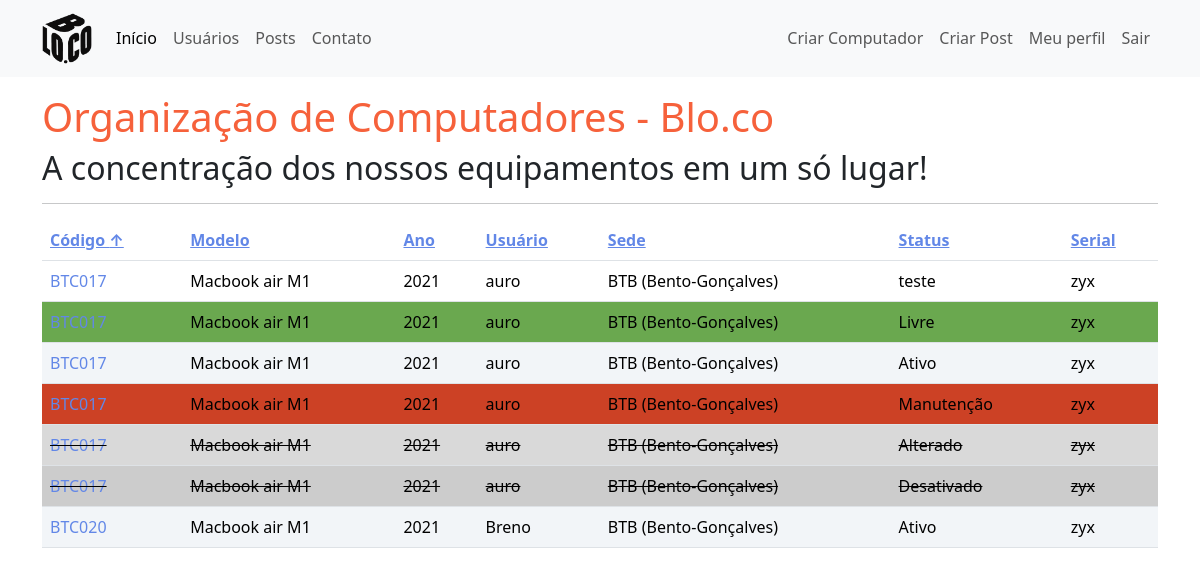
The app's page / (signed in) with its own data.
### organizacaocomputadores/models.py (models this page shows)
class Computador(database.Model):
    id = database.Column(database.Integer, primary_key=True)
    codigo = database.Column(database.String(20), nullable=False)
    modelo = database.Column(database.String(100), nullable=False)
    ano = database.Column(database.Integer, nullable=False)
    username = database.Column(database.String(50), nullable=False)
    sede = database.Column(database.String(100), nullable=False)
    status = database.Column(database.String(20), nullable=False)
    serial = database.Column(database.String(20), nullable=False)
    data_criacao = database.Column(database.DateTime, nullable=False, default=datetime.utcnow)
    id_usuario = database.Column(database.Integer, database.ForeignKey('usuario.id'), nullable=False)

### organizacaocomputadores/routes.py (the view, shortened to what this page needs)
@app.route("/")
@login_required
def home():
    order_by = request.args.get('order_by', 'codigo')  # Recebe o parâmetro de ordenação
    sort_order = request.args.get('sort_order', 'asc')  # Recebe o parâmetro de ordem de classificação
    computadores = None
    if sort_order == 'asc':  # Verifica a ordem de classificação
        if order_by == 'codigo':
            computadores = Computador.query.order_by(Computador.codigo.asc()).all()
        elif order_by == 'modelo':
            computadores = Computador.query.order_by(Computador.modelo.asc()).all()
        elif order_by == 'ano':
            computadores = Computador.query.order_by(Computador.ano.asc()).all()
        elif order_by == 'username':
            computadores = Computador.query.order_by(Computador.username.asc()).all()
        elif order_by == 'sede':
            computadores = Computador.query.order_by(Computador.sede.asc()).all()
        elif order_by == 'status':
            computadores = Computador.query.order_by(Computador.status.asc()).all()
        elif order_by == 'serial':
            computadores = Computador.query.order_by(Computador.serial.asc()).all()
    next_sort_order = 'asc' if sort_order == 'desc' else 'desc'
    return render_template('home.html', computadores=computadores, order_by=order_by, sort_order=sort_order,
                           next_sort_order=next_sort_order)

### organizacaocomputadores/models.py (called while the page is built)
@login_manager.user_loader
def load_usuario(id_usuario):
    return Usuario.query.get(int(id_usuario))

### organizacaocomputadores/templates/home.html
{% extends 'base.html' %}
{% block body %}
<div class="container mt-3">
    <h1 style="color:#f6613b">Organização de Computadores - Blo.co</h1>
    <h2>A concentração dos nossos equipamentos em um só lugar!</h2>
    <hr>
    <table class="table">
        <thead>
            <tr>
                <th><a class="titulo" href="{{ url_for('home', order_by='codigo', sort_order=next_sort_order) }}">Código {% if order_by == 'codigo' %} {% if sort_order == 'asc' %}&uarr;{% else %}&darr;{% endif %} {% endif %}</a></th>
                <th><a class="titulo" href="{{ url_for('home', order_by='modelo', sort_order=next_sort_order) }}">Modelo {% if order_by == 'modelo' %} {% if sort_order == 'asc' %}&uarr;{% else %}&darr;{% endif %} {% endif %}</a></th>
                <th><a class="titulo" href="{{ url_for('home', order_by='ano', sort_order=next_sort_order) }}">Ano {% if order_by == 'ano' %} {% if sort_order == 'asc' %}&uarr;{% else %}&darr;{% endif %} {% endif %}</a></th>
                <th><a class="titulo" href="{{ url_for('home', order_by='username', sort_order=next_sort_order) }}">Usuário {% if order_by == 'username' %} {% if sort_order == 'asc' %}&uarr;{% else %}&darr;{% endif %} {% endif %}</a></th>
                <th><a class="titulo" href="{{ url_for('home', order_by='sede', sort_order=next_sort_order) }}">Sede {% if order_by == 'sede' %} {% if sort_order == 'asc' %}&uarr;{% else %}&darr;{% endif %} {% endif %}</a></th>
                <th><a class="titulo" href="{{ url_for('home', order_by='status', sort_order=next_sort_order) }}">Status {% if order_by == 'status' %} {% if sort_order == 'asc' %}&uarr;{% else %}&darr;{% endif %} {% endif %}</a></th>
                <th><a class="titulo" href="{{ url_for('home', order_by='serial', sort_order=next_sort_order) }}">Serial {% if order_by == 'serial' %} {% if sort_order == 'asc' %}&uarr;{% else %}&darr;{% endif %} {% endif %}</a></th>
            </tr>
        </thead>
        <tbody>
            {% for computador in computadores %}
<tr>
    <td class="{% if computador.status == 'Livre' %}livre{% elif computador.status == 'Ativo' %}ativo{% elif computador.status == 'Manutenção' %}manutencao{% elif computador.status == 'Alterado' %}alterado{% elif computador.status == 'Desativado' %}desativado{% endif %}"><a class="decoration titulo" href="{{ url_for('exibir_computador', computador_id=computador.id) }}">{{ computador.codigo }}</a></td>
    <td class="{% if computador.status == 'Livre' %}livre{% elif computador.status == 'Ativo' %}ativo{% elif computador.status == 'Manutenção' %}manutencao{% elif computador.status == 'Alterado' %}alterado{% elif computador.status == 'Desativado' %}desativado{% endif %}">{{ computador.modelo }}</td>
    <td class="{% if computador.status == 'Livre' %}livre{% elif computador.status == 'Ativo' %}ativo{% elif computador.status == 'Manutenção' %}manutencao{% elif computador.status == 'Alterado' %}alterado{% elif computador.status == 'Desativado' %}desativado{% endif %}">{{ computador.ano }}</td>
    <td class="{% if computador.status == 'Livre' %}livre{% elif computador.status == 'Ativo' %}ativo{% elif computador.status == 'Manutenção' %}manutencao{% elif computador.status == 'Alterado' %}alterado{% elif computador.status == 'Desativado' %}desativado{% endif %}">{{ computador.username }}</td>
    <td class="{% if computador.status == 'Livre' %}livre{% elif computador.status == 'Ativo' %}ativo{% elif computador.status == 'Manutenção' %}manutencao{% elif computador.status == 'Alterado' %}alterado{% elif computador.status == 'Desativado' %}desativado{% endif %}">{{ computador.sede }}</td>
    <td class="{% if computador.status == 'Livre' %}livre{% elif computador.status == 'Ativo' %}ativo{% elif computador.status == 'Manutenção' %}manutencao{% elif computador.status == 'Alterado' %}alterado{% elif computador.status == 'Desativado' %}desativado{% endif %}">{{ computador.status }}</td>
    <td class="{% if computador.status == 'Livre' %}livre{% elif computador.status == 'Ativo' %}ativo{% elif computador.status == 'Manutenção' %}manutencao{% elif computador.status == 'Alterado' %}alterado{% elif computador.status == 'Desativado' %}desativado{% endif %}">{{ computador.serial }}</td>
</tr>
            {% endfor %}
        </tbody>
    </table>
</div>
{% endblock %}

### organizacaocomputadores/static/main.css (style rules this page uses)
.ativo { background: #f2f5f8 !important; }
.livre { background: #6aa84f !important; }
.manutencao { background: #Cc4125 !important; }
.alterado { background: #d9d9d9 !important; text-decoration: line-through; }
.desativado { background: #cccccc !important; text-decoration: line-through; }
.titulo { color:#6287e7 }
.decoration { text-decoration:none }

### records on screen
Computador: codigo "BTC017", modelo "Macbook air M1", ano "2021", username "auro", sede "BTB (Bento-Gonçalves)", status "teste", serial "zyx"
Computador: modelo "Macbook air M1", ano "2021", username "auro", sede "BTB (Bento-Gonçalves)", status "Livre", serial "zyx"
Computador: codigo "BTC017", modelo "Macbook air M1", ano "2021", username "auro", sede "BTB (Bento-Gonçalves)", status "Ativo", serial "zyx"
Computador: codigo "BTC017", modelo "Macbook air M1", ano "2021", username "auro", sede "BTB (Bento-Gonçalves)", status "Manutenção", serial "zyx"
Computador: codigo "BTC017", modelo "Macbook air M1", ano "2021", username "auro", sede "BTB (Bento-Gonçalves)", status "Alterado", serial "zyx"
Computador: codigo "BTC017", modelo "Macbook air M1", ano "2021", username "auro", sede "BTB (Bento-Gonçalves)", status "Desativado", serial "zyx"
Computador: codigo "BTC020", modelo "Macbook air M1", ano "2021", username "Breno", sede "BTB (Bento-Gonçalves)", status "Ativo", serial "zyx"
